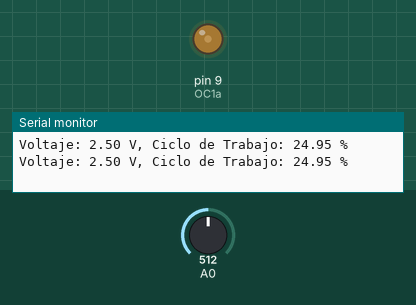
Simulated run of this sketch. Board: Arduino Uno, built with avr-gcc and run on an emulated ATmega328P. On the bench: output pins drawn as LEDs (lit = HIGH), the last lines printed to the serial monitor. The inputs (shaded band) are chosen by the test bench; at power-on: A0 = 512.

Above: at 1.8 s.
1.9 s: A0 set to 306
At 3.0 s:
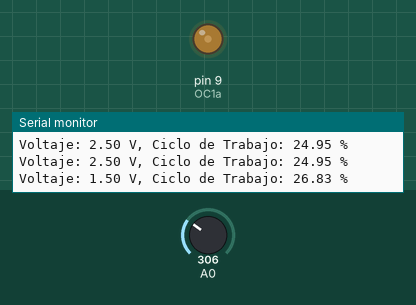
6.1 s: A0 set to 511
At 7.2 s:
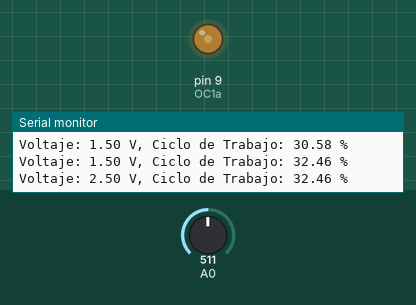
7.6 s: A0 set to 122
At 15.7 s:
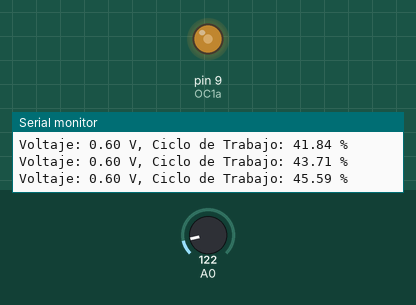
Timing chart, 0 to 20.8 s (numbered marks = the images above; inputs shaded):
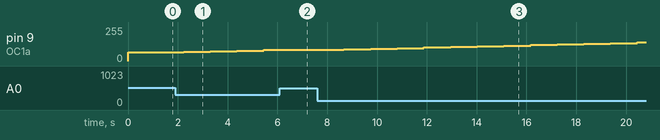

The sketch:

UsoFuzzyLib.ino
```cpp
#include <Fuzzy.h>

Fuzzy *fuzzy = new Fuzzy();

float dc;
float voltage; // Variable para almacenar el voltaje medido
int sensorValue;

void setup()
{
    // Configuración inicial del Arduino
    TCCR1B = 0x18; // Deshabilitar el temporizador
    TCCR1A = 0xA2;

    ICR1 = 1600 - 1;
    OCR1A = (int)(ICR1 * 0.25);
    TCNT1 = 0x0;

    pinMode(9, OUTPUT); // OC1a
    TCCR1B |= 1;        // Prescale=1, Habilitar el temporizador

    pinMode(A0, INPUT);
    Serial.begin(9600);

    // Definir conjuntos difusos y funciones de membresía
    FuzzySet *low = new FuzzySet(0, 0, 1.5, 2.5);
    FuzzySet *medium = new FuzzySet(2.0, 2.5, 3.5, 4.0);
    FuzzySet *high = new FuzzySet(3.5, 4.5, 5, 5);

    // Crear una entrada difusa para el voltaje
    FuzzyInput *input = new FuzzyInput(1);
    input->addFuzzySet(low);
    input->addFuzzySet(medium);
    input->addFuzzySet(high);
    fuzzy->addFuzzyInput(input);

    // Crear una salida difusa para el ajuste del PWM
    FuzzyOutput *output = new FuzzyOutput(1);
    FuzzySet *pwmDecrease = new FuzzySet(-50, -50, -25, 0);
    FuzzySet *pwmMaintain = new FuzzySet(-10, 0, 0, 10);
    FuzzySet *pwmIncrease = new FuzzySet(0, 25, 50, 50);
    output->addFuzzySet(pwmDecrease);
    output->addFuzzySet(pwmMaintain);
    output->addFuzzySet(pwmIncrease);
    fuzzy->addFuzzyOutput(output);

    // Definir reglas difusas
    FuzzyRuleAntecedent *ifLow = new FuzzyRuleAntecedent();
    ifLow->joinSingle(low);
    FuzzyRuleConsequent *thenIncreasePWM = new FuzzyRuleConsequent();
    thenIncreasePWM->addOutput(pwmIncrease);

    FuzzyRuleAntecedent *ifMedium = new FuzzyRuleAntecedent();
    ifMedium->joinSingle(medium);
    FuzzyRuleConsequent *thenMaintainPWM = new FuzzyRuleConsequent();
    thenMaintainPWM->addOutput(pwmMaintain);

    FuzzyRuleAntecedent *ifHigh = new FuzzyRuleAntecedent();
    ifHigh->joinSingle(high);
    FuzzyRuleConsequent *thenDecreasePWM = new FuzzyRuleConsequent();
    thenDecreasePWM->addOutput(pwmDecrease);

    FuzzyRule *fuzzyRule1 = new FuzzyRule(1, ifLow, thenIncreasePWM);
    fuzzy->addFuzzyRule(fuzzyRule1);
    FuzzyRule *fuzzyRule2 = new FuzzyRule(2, ifMedium, thenMaintainPWM);
    fuzzy->addFuzzyRule(fuzzyRule2);
    FuzzyRule *fuzzyRule3 = new FuzzyRule(3, ifHigh, thenDecreasePWM);
    fuzzy->addFuzzyRule(fuzzyRule3);
}

void loop()
{
    // Leer el valor analógico del pin A0 y mapearlo a un rango de 0 a 5000
    sensorValue = analogRead(A0);
    voltage = (sensorValue / 1023.0) * 5.0; // Leer el voltaje en un rango de 0 a 5V

    // Control difuso
    fuzzy->setInput(1, voltage);
    fuzzy->fuzzify();

    // Obtener el ajuste del PWM
    float deltaPWM = fuzzy->defuzzify(1);

    // Ajustar el ciclo de trabajo del PWM basado en el control difuso
    OCR1A = constrain(OCR1A + deltaPWM, 0, ICR1);
    dc = ((float)OCR1A / (float)ICR1) * 100;

    // Imprimir el ciclo de trabajo y el voltaje medido por el puerto serie
    Serial.print("Voltaje: ");
    Serial.print(voltage);
    Serial.print(" V, Ciclo de Trabajo: ");
    Serial.print(dc);
    Serial.println(" %");

    delay(1000); // Esperar 1 segundo antes de la siguiente lectura
}
```

Measured:
- after the input at 1.9 s, pin 9 (OC1a): 64/255 → 68/255 after 0.33 s, → 73/255 1.1 s later, → 78/255 1.1 s later, → 83/255 1.1 s later
- after the input at 6.1 s, pin 9 (OC1a): stays 83/255 (without the input it goes to 88/255 after 0.41 s)
- after the input at 7.6 s, pin 9 (OC1a): moves from 83/255 to 140/255 over 11.8 s, starting after 1.1 s
